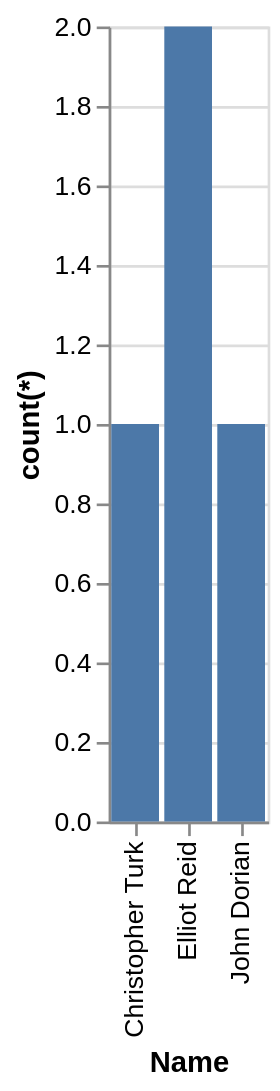

Specify this chart in Vega-Lite:
### Vega-Lite specification from a JSON file in a GitHub repository (floating-point values rounded to 4 significant figures)
{"data": {"values": [{"x_data": "Christopher Turk", "y_data": 1}, {"x_data": "Elliot Reid", "y_data": 2}, {"x_data": "John Dorian", "y_data": 1}]}, "mark": "bar", "encoding": {"x": {"field": "x_data", "type": "nominal", "title": "Name", "sort": "ascending"}, "y": {"field": "y_data", "type": "quantitative", "title": "count(*)"}}}
